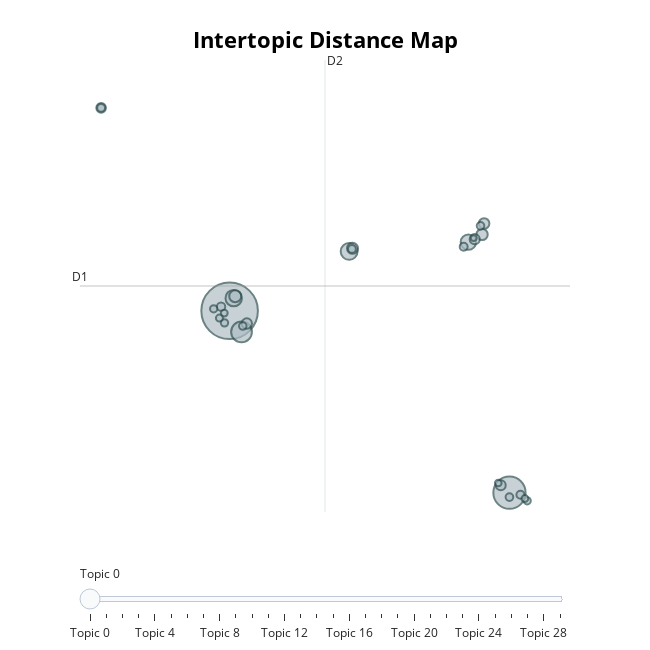

Notebook code for this chart:
### Markdown cell above
Когерентность хоть и получилась немного ниже, чем в бейзлайне, но по субъективной оценке топики интерпретируемы лучше, да и их количество оказалось меньше.

### Code cell
bertopic_tuned.visualize_topics()

### Figure 1 — Plotly figure (JSON) as saved in the notebook; plotly's stock layout.template omitted (floating-point values rounded to 4 significant figures)
{"data": [{"customdata": [[0, "это | такой | правило | просто | очень", 10050], [1, "барабан | барабанщик | играть | барабанный | это", 3263], [2, "видео | ролик | спасибо | очень | ваш", 1352], [3, "спасибо | спасибо очень | очень | большой | благодарить", 893], [4, "играть | игра | ритм | сыграть | уметь", 849], [5, "звук | звучать | слушать | слышать | слух", 737], [6, "нога | рука | упражнение | левый | палец", 453], [7, "песня | разбор | разобрать | пожалуйста | сделать", 397], [8, "учитель | класс | ученик | урок | препод", 380], [9, "панк | рок | битый | попса | это", 352], [10, "метроном | приложение | называться | подсказать | насчёт", 339], [11, "музыка | музыкант | музыкальный | это | слушать", 323], [12, "гитарист | это смотреть | смотреть | бас | играть", 310], [13, "пить | выпить | автор | человек | это", 291], [14, "сосед | хотеть видеть | видеть | хотеть | дом", 220], [15, "плохой | барабанщик | хороший | отличаться | играть", 205], [16, "слышный | бас | первый | это смотреть | басс", 198], [17, "выпить | пить | должный | думать | это", 196], [18, "урок | спасибо | ваш урок | большой | спасибо большой", 190], [19, "метать | рок | хват | металл | барабанщик", 186], [20, "рок | группа | музыка | жанр | любить", 181], [21, "канал | ждать | битов | город | желать", 177], [22, "металл | металлик | метать | ларс | группа", 171], [23, "ютуба | хороший | говорить | контент | наш", 169], [24, "чёрный | белый | плохой | хороший | почему", 162], [25, "тарелка | звучать | счёт | новый | стоять", 154], [26, "огонь | просто | вообще | паша | последний", 147], [27, "чёрный | белый | плохой | барабанщик | хороший", 145], [28, "гитарист | барабан | барабанщик | играть | бас", 140], [29, "концерт | сцена | это | палочка | такой", 105]], "hovertemplate": "<b>Topic %{customdata[0]}</b><br>%{customdata[1]}<br>Size: %{customdata[2]}", "legendgroup": "", "marker": {"color": "#B0BEC5", "line": {"color": "DarkSlateGrey", "width": 2}, "size": [10050, 3263, 1352, 893, 849, 737, 453, 397, 380, 352, 339, 323, 310, 291, 220, 205, 198, 196, 190, 186, 181, 177, 171, 169, 162, 154, 147, 145, 140, 105], "sizemode": "area", "sizeref": 6.281, "symbol": "circle"}, "mode": "markers", "name": "", "orientation": "v", "showlegend": false, "type": "scatter", "x": [-0.5897, 12.82, -0.01914, 5.138, -0.3945, 10.85, -0.3209, 11.51, 5.3, 11.61, 0.2339, 11.16, 12.4, -6.748, -0.9996, 13.35, 10.63, -6.748, 5.272, 12.82, 11.43, 0.04093, -0.8354, -1.354, 13.67, -1.079, -0.8461, 13.56, 12.28, 11.11], "xaxis": "x", "y": [6.194, -3.533, 5.069, 9.374, 6.874, 9.865, 6.977, 10.28, 9.536, 10.86, 5.514, 10.03, -3.133, 17.05, 6.418, -3.64, 9.624, 17.05, 9.508, -3.768, 10.74, 5.379, 5.551, 6.304, -3.969, 5.808, 6.075, -3.843, -3.014, 10.09], "yaxis": "y"}], "layout": {"annotations": [{"showarrow": false, "text": "D1", "x": -7.76, "y": 7.523, "yshift": 10}, {"showarrow": false, "text": "D2", "x": 3.981, "xshift": 10, "y": 19.61}], "height": 650, "hoverlabel": {"bgcolor": "white", "font": {"family": "Rockwell", "size": 16}}, "legend": {"itemsizing": "constant", "tracegroupgap": 0}, "margin": {"t": 60}, "shapes": [{"line": {"color": "#CFD8DC", "width": 2}, "type": "line", "x0": 3.981, "x1": 3.981, "y0": -4.564, "y1": 19.61}, {"line": {"color": "#9E9E9E", "width": 2}, "type": "line", "x0": -7.76, "x1": 15.72, "y0": 7.523, "y1": 7.523}], "sliders": [{"active": 0, "pad": {"t": 50}, "steps": [{"args": [{"marker.color": [["red", "#B0BEC5", "#B0BEC5", "#B0BEC5", "#B0BEC5", "#B0BEC5", "#B0BEC5", "#B0BEC5", "#B0BEC5", "#B0BEC5", "#B0BEC5", "#B0BEC5", "#B0BEC5", "#B0BEC5", "#B0BEC5", "#B0BEC5", "#B0BEC5", "#B0BEC5", "#B0BEC5", "#B0BEC5", "#B0BEC5", "#B0BEC5", "#B0BEC5", "#B0BEC5", "#B0BEC5", "#B0BEC5", "#B0BEC5", "#B0BEC5", "#B0BEC5", "#B0BEC5"]]}], "label": "Topic 0", "method": "update"}, {"args": [{"marker.color": [["#B0BEC5", "red", "#B0BEC5", "#B0BEC5", "#B0BEC5", "#B0BEC5", "#B0BEC5", "#B0BEC5", "#B0BEC5", "#B0BEC5", "#B0BEC5", "#B0BEC5", "#B0BEC5", "#B0BEC5", "#B0BEC5", "#B0BEC5", "#B0BEC5", "#B0BEC5", "#B0BEC5", "#B0BEC5", "#B0BEC5", "#B0BEC5", "#B0BEC5", "#B0BEC5", "#B0BEC5", "#B0BEC5", "#B0BEC5", "#B0BEC5", "#B0BEC5", "#B0BEC5"]]}], "label": "Topic 1", "method": "update"}, {"args": [{"marker.color": [["#B0BEC5", "#B0BEC5", "red", "#B0BEC5", "#B0BEC5", "#B0BEC5", "#B0BEC5", "#B0BEC5", "#B0BEC5", "#B0BEC5", "#B0BEC5", "#B0BEC5", "#B0BEC5", "#B0BEC5", "#B0BEC5", "#B0BEC5", "#B0BEC5", "#B0BEC5", "#B0BEC5", "#B0BEC5", "#B0BEC5", "#B0BEC5", "#B0BEC5", "#B0BEC5", "#B0BEC5", "#B0BEC5", "#B0BEC5", "#B0BEC5", "#B0BEC5", "#B0BEC5"]]}], "label": "Topic 2", "method": "update"}, {"args": [{"marker.color": [["#B0BEC5", "#B0BEC5", "#B0BEC5", "red", "#B0BEC5", "#B0BEC5", "#B0BEC5", "#B0BEC5", "#B0BEC5", "#B0BEC5", "#B0BEC5", "#B0BEC5", "#B0BEC5", "#B0BEC5", "#B0BEC5", "#B0BEC5", "#B0BEC5", "#B0BEC5", "#B0BEC5", "#B0BEC5", "#B0BEC5", "#B0BEC5", "#B0BEC5", "#B0BEC5", "#B0BEC5", "#B0BEC5", "#B0BEC5", "#B0BEC5", "#B0BEC5", "#B0BEC5"]]}], "label": "Topic 3", "method": "update"}, {"args": [{"marker.color": [["#B0BEC5", "#B0BEC5", "#B0BEC5", "#B0BEC5", "red", "#B0BEC5", "#B0BEC5", "#B0BEC5", "#B0BEC5", "#B0BEC5", "#B0BEC5", "#B0BEC5", "#B0BEC5", "#B0BEC5", "#B0BEC5", "#B0BEC5", "#B0BEC5", "#B0BEC5", "#B0BEC5", "#B0BEC5", "#B0BEC5", "#B0BEC5", "#B0BEC5", "#B0BEC5", "#B0BEC5", "#B0BEC5", "#B0BEC5", "#B0BEC5", "#B0BEC5", "#B0BEC5"]]}], "label": "Topic 4", "method": "update"}, {"args": [{"marker.color": [["#B0BEC5", "#B0BEC5", "#B0BEC5", "#B0BEC5", "#B0BEC5", "red", "#B0BEC5", "#B0BEC5", "#B0BEC5", "#B0BEC5", "#B0BEC5", "#B0BEC5", "#B0BEC5", "#B0BEC5", "#B0BEC5", "#B0BEC5", "#B0BEC5", "#B0BEC5", "#B0BEC5", "#B0BEC5", "#B0BEC5", "#B0BEC5", "#B0BEC5", "#B0BEC5", "#B0BEC5", "#B0BEC5", "#B0BEC5", "#B0BEC5", "#B0BEC5", "#B0BEC5"]]}], "label": "Topic 5", "method": "update"}, {"args": [{"marker.color": [["#B0BEC5", "#B0BEC5", "#B0BEC5", "#B0BEC5", "#B0BEC5", "#B0BEC5", "red", "#B0BEC5", "#B0BEC5", "#B0BEC5", "#B0BEC5", "#B0BEC5", "#B0BEC5", "#B0BEC5", "#B0BEC5", "#B0BEC5", "#B0BEC5", "#B0BEC5", "#B0BEC5", "#B0BEC5", "#B0BEC5", "#B0BEC5", "#B0BEC5", "#B0BEC5", "#B0BEC5", "#B0BEC5", "#B0BEC5", "#B0BEC5", "#B0BEC5", "#B0BEC5"]]}], "label": "Topic 6", "method": "update"}, {"args": [{"marker.color": [["#B0BEC5", "#B0BEC5", "#B0BEC5", "#B0BEC5", "#B0BEC5", "#B0BEC5", "#B0BEC5", "red", "#B0BEC5", "#B0BEC5", "#B0BEC5", "#B0BEC5", "#B0BEC5", "#B0BEC5", "#B0BEC5", "#B0BEC5", "#B0BEC5", "#B0BEC5", "#B0BEC5", "#B0BEC5", "#B0BEC5", "#B0BEC5", "#B0BEC5", "#B0BEC5", "#B0BEC5", "#B0BEC5", "#B0BEC5", "#B0BEC5", "#B0BEC5", "#B0BEC5"]]}], "label": "Topic 7", "method": "update"}, {"args": [{"marker.color": [["#B0BEC5", "#B0BEC5", "#B0BEC5", "#B0BEC5", "#B0BEC5", "#B0BEC5", "#B0BEC5", "#B0BEC5", "red", "#B0BEC5", "#B0BEC5", "#B0BEC5", "#B0BEC5", "#B0BEC5", "#B0BEC5", "#B0BEC5", "#B0BEC5", "#B0BEC5", "#B0BEC5", "#B0BEC5", "#B0BEC5", "#B0BEC5", "#B0BEC5", "#B0BEC5", "#B0BEC5", "#B0BEC5", "#B0BEC5", "#B0BEC5", "#B0BEC5", "#B0BEC5"]]}], "label": "Topic 8", "method": "update"}, {"args": [{"marker.color": [["#B0BEC5", "#B0BEC5", "#B0BEC5", "#B0BEC5", "#B0BEC5", "#B0BEC5", "#B0BEC5", "#B0BEC5", "#B0BEC5", "red", "#B0BEC5", "#B0BEC5", "#B0BEC5", "#B0BEC5", "#B0BEC5", "#B0BEC5", "#B0BEC5", "#B0BEC5", "#B0BEC5", "#B0BEC5", "#B0BEC5", "#B0BEC5", "#B0BEC5", "#B0BEC5", "#B0BEC5", "#B0BEC5", "#B0BEC5", "#B0BEC5", "#B0BEC5", "#B0BEC5"]]}], "label": "Topic 9", "method": "update"}, {"args": [{"marker.color": [["#B0BEC5", "#B0BEC5", "#B0BEC5", "#B0BEC5", "#B0BEC5", "#B0BEC5", "#B0BEC5", "#B0BEC5", "#B0BEC5", "#B0BEC5", "red", "#B0BEC5", "#B0BEC5", "#B0BEC5", "#B0BEC5", "#B0BEC5", "#B0BEC5", "#B0BEC5", "#B0BEC5", "#B0BEC5", "#B0BEC5", "#B0BEC5", "#B0BEC5", "#B0BEC5", "#B0BEC5", "#B0BEC5", "#B0BEC5", "#B0BEC5", "#B0BEC5", "#B0BEC5"]]}], "label": "Topic 10", "method": "update"}, {"args": [{"marker.color": [["#B0BEC5", "#B0BEC5", "#B0BEC5", "#B0BEC5", "#B0BEC5", "#B0BEC5", "#B0BEC5", "#B0BEC5", "#B0BEC5", "#B0BEC5", "#B0BEC5", "red", "#B0BEC5", "#B0BEC5", "#B0BEC5", "#B0BEC5", "#B0BEC5", "#B0BEC5", "#B0BEC5", "#B0BEC5", "#B0BEC5", "#B0BEC5", "#B0BEC5", "#B0BEC5", "#B0BEC5", "#B0BEC5", "#B0BEC5", "#B0BEC5", "#B0BEC5", "#B0BEC5"]]}], "label": "Topic 11", "method": "update"}, {"args": [{"marker.color": [["#B0BEC5", "#B0BEC5", "#B0BEC5", "#B0BEC5", "#B0BEC5", "#B0BEC5", "#B0BEC5", "#B0BEC5", "#B0BEC5", "#B0BEC5", "#B0BEC5", "#B0BEC5", "red", "#B0BEC5", "#B0BEC5", "#B0BEC5", "#B0BEC5", "#B0BEC5", "#B0BEC5", "#B0BEC5", "#B0BEC5", "#B0BEC5", "#B0BEC5", "#B0BEC5", "#B0BEC5", "#B0BEC5", "#B0BEC5", "#B0BEC5", "#B0BEC5", "#B0BEC5"]]}], "label": "Topic 12", "method": "update"}, {"args": [{"marker.color": [["#B0BEC5", "#B0BEC5", "#B0BEC5", "#B0BEC5", "#B0BEC5", "#B0BEC5", "#B0BEC5", "#B0BEC5", "#B0BEC5", "#B0BEC5", "#B0BEC5", "#B0BEC5", "#B0BEC5", "red", "#B0BEC5", "#B0BEC5", "#B0BEC5", "#B0BEC5", "#B0BEC5", "#B0BEC5", "#B0BEC5", "#B0BEC5", "#B0BEC5", "#B0BEC5", "#B0BEC5", "#B0BEC5", "#B0BEC5", "#B0BEC5", "#B0BEC5", "#B0BEC5"]]}], "label": "Topic 13", "method": "update"}, {"args": [{"marker.color": [["#B0BEC5", "#B0BEC5", "#B0BEC5", "#B0BEC5", "#B0BEC5", "#B0BEC5", "#B0BEC5", "#B0BEC5", "#B0BEC5", "#B0BEC5", "#B0BEC5", "#B0BEC5", "#B0BEC5", "#B0BEC5", "red", "#B0BEC5", "#B0BEC5", "#B0BEC5", "#B0BEC5", "#B0BEC5", "#B0BEC5", "#B0BEC5", "#B0BEC5", "#B0BEC5", "#B0BEC5", "#B0BEC5", "#B0BEC5", "#B0BEC5", "#B0BEC5", "#B0BEC5"]]}], "label": "Topic 14", "method": "update"}, {"args": [{"marker.color": [["#B0BEC5", "#B0BEC5", "#B0BEC5", "#B0BEC5", "#B0BEC5", "#B0BEC5", "#B0BEC5", "#B0BEC5", "#B0BEC5", "#B0BEC5", "#B0BEC5", "#B0BEC5", "#B0BEC5", "#B0BEC5", "#B0BEC5", "red", "#B0BEC5", "#B0BEC5", "#B0BEC5", "#B0BEC5", "#B0BEC5", "#B0BEC5", "#B0BEC5", "#B0BEC5", "#B0BEC5", "#B0BEC5", "#B0BEC5", "#B0BEC5", "#B0BEC5", "#B0BEC5"]]}], "label": "Topic 15", "method": "update"}, {"args": [{"marker.color": [["#B0BEC5", "#B0BEC5", "#B0BEC5", "#B0BEC5", "#B0BEC5", "#B0BEC5", "#B0BEC5", "#B0BEC5", "#B0BEC5", "#B0BEC5", "#B0BEC5", "#B0BEC5", "#B0BEC5", "#B0BEC5", "#B0BEC5", "#B0BEC5", "red", "#B0BEC5", "#B0BEC5", "#B0BEC5", "#B0BEC5", "#B0BEC5", "#B0BEC5", "#B0BEC5", "#B0BEC5", "#B0BEC5", "#B0BEC5", "#B0BEC5", "#B0BEC5", "#B0BEC5"]]}], "label": "Topic 16", "method": "update"}, {"args": [{"marker.color": [["#B0BEC5", "#B0BEC5", "#B0BEC5", "#B0BEC5", "#B0BEC5", "#B0BEC5", "#B0BEC5", "#B0BEC5", "#B0BEC5", "#B0BEC5", "#B0BEC5", "#B0BEC5", "#B0BEC5", "#B0BEC5", "#B0BEC5", "#B0BEC5", "#B0BEC5", "red", "#B0BEC5", "#B0BEC5", "#B0BEC5", "#B0BEC5", "#B0BEC5", "#B0BEC5", "#B0BEC5", "#B0BEC5", "#B0BEC5", "#B0BEC5", "#B0BEC5", "#B0BEC5"]]}], "label": "Topic 17", "method": "update"}, {"args": [{"marker.color": [["#B0BEC5", "#B0BEC5", "#B0BEC5", "#B0BEC5", "#B0BEC5", "#B0BEC5", "#B0BEC5", "#B0BEC5", "#B0BEC5", "#B0BEC5", "#B0BEC5", "#B0BEC5", "#B0BEC5", "#B0BEC5", "#B0BEC5", "#B0BEC5", "#B0BEC5", "#B0BEC5", "red", "#B0BEC5", "#B0BEC5", "#B0BEC5", "#B0BEC5", "#B0BEC5", "#B0BEC5", "#B0BEC5", "#B0BEC5", "#B0BEC5", "#B0BEC5", "#B0BEC5"]]}], "label": "Topic 18", "method": "update"}, {"args": [{"marker.color": [["#B0BEC5", "#B0BEC5", "#B0BEC5", "#B0BEC5", "#B0BEC5", "#B0BEC5", "#B0BEC5", "#B0BEC5", "#B0BEC5", "#B0BEC5", "#B0BEC5", "#B0BEC5", "#B0BEC5", "#B0BEC5", "#B0BEC5", "#B0BEC5", "#B0BEC5", "#B0BEC5", "#B0BEC5", "red", "#B0BEC5", "#B0BEC5", "#B0BEC5", "#B0BEC5", "#B0BEC5", "#B0BEC5", "#B0BEC5", "#B0BEC5", "#B0BEC5", "#B0BEC5"]]}], "label": "Topic 19", "method": "update"}, {"args": [{"marker.color": [["#B0BEC5", "#B0BEC5", "#B0BEC5", "#B0BEC5", "#B0BEC5", "#B0BEC5", "#B0BEC5", "#B0BEC5", "#B0BEC5", "#B0BEC5", "#B0BEC5", "#B0BEC5", "#B0BEC5", "#B0BEC5", "#B0BEC5", "#B0BEC5", "#B0BEC5", "#B0BEC5", "#B0BEC5", "#B0BEC5", "red", "#B0BEC5", "#B0BEC5", "#B0BEC5", "#B0BEC5", "#B0BEC5", "#B0BEC5", "#B0BEC5", "#B0BEC5", "#B0BEC5"]]}], "label": "Topic 20", "method": "update"}, {"args": [{"marker.color": [["#B0BEC5", "#B0BEC5", "#B0BEC5", "#B0BEC5", "#B0BEC5", "#B0BEC5", "#B0BEC5", "#B0BEC5", "#B0BEC5", "#B0BEC5", "#B0BEC5", "#B0BEC5", "#B0BEC5", "#B0BEC5", "#B0BEC5", "#B0BEC5", "#B0BEC5", "#B0BEC5", "#B0BEC5", "#B0BEC5", "#B0BEC5", "red", "#B0BEC5", "#B0BEC5", "#B0BEC5", "#B0BEC5", "#B0BEC5", "#B0BEC5", "#B0BEC5", "#B0BEC5"]]}], "label": "Topic 21", "method": "update"}, {"args": [{"marker.color": [["#B0BEC5", "#B0BEC5", "#B0BEC5", "#B0BEC5", "#B0BEC5", "#B0BEC5", "#B0BEC5", "#B0BEC5", "#B0BEC5", "#B0BEC5", "#B0BEC5", "#B0BEC5", "#B0BEC5", "#B0BEC5", "#B0BEC5", "#B0BEC5", "#B0BEC5", "#B0BEC5", "#B0BEC5", "#B0BEC5", "#B0BEC5", "#B0BEC5", "red", "#B0BEC5", "#B0BEC5", "#B0BEC5", "#B0BEC5", "#B0BEC5", "#B0BEC5", "#B0BEC5"]]}], "label": "Topic 22", "method": "update"}, {"args": [{"marker.color": [["#B0BEC5", "#B0BEC5", "#B0BEC5", "#B0BEC5", "#B0BEC5", "#B0BEC5", "#B0BEC5", "#B0BEC5", "#B0BEC5", "#B0BEC5", "#B0BEC5", "#B0BEC5", "#B0BEC5", "#B0BEC5", "#B0BEC5", "#B0BEC5", "#B0BEC5", "#B0BEC5", "#B0BEC5", "#B0BEC5", "#B0BEC5", "#B0BEC5", "#B0BEC5", "red", "#B0BEC5", "#B0BEC5", "#B0BEC5", "#B0BEC5", "#B0BEC5", "#B0BEC5"]]}], "label": "Topic 23", "method": "update"}, {"args": [{"marker.color": [["#B0BEC5", "#B0BEC5", "#B0BEC5", "#B0BEC5", "#B0BEC5", "#B0BEC5", "#B0BEC5", "#B0BEC5", "#B0BEC5", "#B0BEC5", "#B0BEC5", "#B0BEC5", "#B0BEC5", "#B0BEC5", "#B0BEC5", "#B0BEC5", "#B0BEC5", "#B0BEC5", "#B0BEC5", "#B0BEC5", "#B0BEC5", "#B0BEC5", "#B0BEC5", "#B0BEC5", "red", "#B0BEC5", "#B0BEC5", "#B0BEC5", "#B0BEC5", "#B0BEC5"]]}], "label": "Topic 24", "method": "update"}, {"args": [{"marker.color": [["#B0BEC5", "#B0BEC5", "#B0BEC5", "#B0BEC5", "#B0BEC5", "#B0BEC5", "#B0BEC5", "#B0BEC5", "#B0BEC5", "#B0BEC5", "#B0BEC5", "#B0BEC5", "#B0BEC5", "#B0BEC5", "#B0BEC5", "#B0BEC5", "#B0BEC5", "#B0BEC5", "#B0BEC5", "#B0BEC5", "#B0BEC5", "#B0BEC5", "#B0BEC5", "#B0BEC5", "#B0BEC5", "red", "#B0BEC5", "#B0BEC5", "#B0BEC5", "#B0BEC5"]]}], "label": "Topic 25", "method": "update"}, {"args": [{"marker.color": [["#B0BEC5", "#B0BEC5", "#B0BEC5", "#B0BEC5", "#B0BEC5", "#B0BEC5", "#B0BEC5", "#B0BEC5", "#B0BEC5", "#B0BEC5", "#B0BEC5", "#B0BEC5", "#B0BEC5", "#B0BEC5", "#B0BEC5", "#B0BEC5", "#B0BEC5", "#B0BEC5", "#B0BEC5", "#B0BEC5", "#B0BEC5", "#B0BEC5", "#B0BEC5", "#B0BEC5", "#B0BEC5", "#B0BEC5", "red", "#B0BEC5", "#B0BEC5", "#B0BEC5"]]}], "label": "Topic 26", "method": "update"}, {"args": [{"marker.color": [["#B0BEC5", "#B0BEC5", "#B0BEC5", "#B0BEC5", "#B0BEC5", "#B0BEC5", "#B0BEC5", "#B0BEC5", "#B0BEC5", "#B0BEC5", "#B0BEC5", "#B0BEC5", "#B0BEC5", "#B0BEC5", "#B0BEC5", "#B0BEC5", "#B0BEC5", "#B0BEC5", "#B0BEC5", "#B0BEC5", "#B0BEC5", "#B0BEC5", "#B0BEC5", "#B0BEC5", "#B0BEC5", "#B0BEC5", "#B0BEC5", "red", "#B0BEC5", "#B0BEC5"]]}], "label": "Topic 27", "method": "update"}, {"args": [{"marker.color": [["#B0BEC5", "#B0BEC5", "#B0BEC5", "#B0BEC5", "#B0BEC5", "#B0BEC5", "#B0BEC5", "#B0BEC5", "#B0BEC5", "#B0BEC5", "#B0BEC5", "#B0BEC5", "#B0BEC5", "#B0BEC5", "#B0BEC5", "#B0BEC5", "#B0BEC5", "#B0BEC5", "#B0BEC5", "#B0BEC5", "#B0BEC5", "#B0BEC5", "#B0BEC5", "#B0BEC5", "#B0BEC5", "#B0BEC5", "#B0BEC5", "#B0BEC5", "red", "#B0BEC5"]]}], "label": "Topic 28", "method": "update"}, {"args": [{"marker.color": [["#B0BEC5", "#B0BEC5", "#B0BEC5", "#B0BEC5", "#B0BEC5", "#B0BEC5", "#B0BEC5", "#B0BEC5", "#B0BEC5", "#B0BEC5", "#B0BEC5", "#B0BEC5", "#B0BEC5", "#B0BEC5", "#B0BEC5", "#B0BEC5", "#B0BEC5", "#B0BEC5", "#B0BEC5", "#B0BEC5", "#B0BEC5", "#B0BEC5", "#B0BEC5", "#B0BEC5", "#B0BEC5", "#B0BEC5", "#B0BEC5", "#B0BEC5", "#B0BEC5", "red"]]}], "label": "Topic 29", "method": "update"}]}], "title": {"font": {"color": "Black", "size": 22}, "text": "<b>Intertopic Distance Map</b>", "x": 0.5, "xanchor": "center", "y": 0.95, "yanchor": "top"}, "width": 650, "xaxis": {"anchor": "y", "domain": [0, 1], "range": [-7.76, 15.72], "title": {"text": ""}, "visible": false}, "yaxis": {"anchor": "x", "domain": [0, 1], "range": [-4.564, 19.61], "title": {"text": ""}, "visible": false}}}
